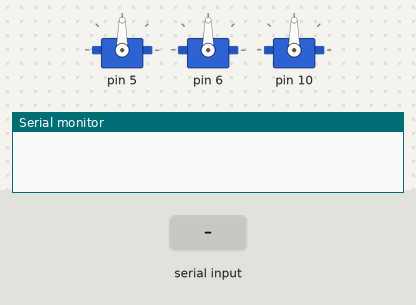
A sketch run on a simulated Arduino Uno, built with avr-gcc and run on an emulated ATmega328P. Shown: 3 × servo, the last lines printed to the serial monitor. The inputs (shaded band) are chosen by the test bench.

Above: at 1.2 s.
1.3 s: "f90\n" received over Serial
At 2.2 s:
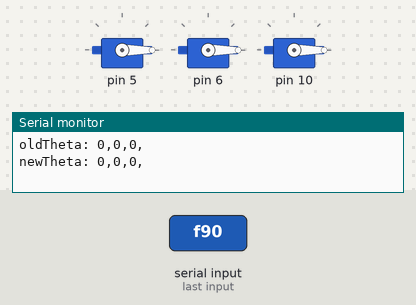
2.8 s: "f" received over Serial
At 4.83 s:
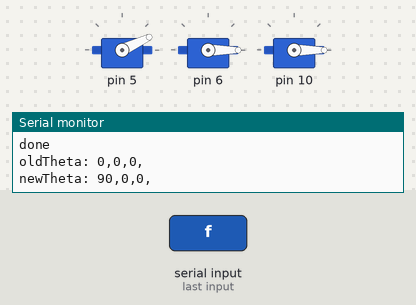
At 8.2 s:
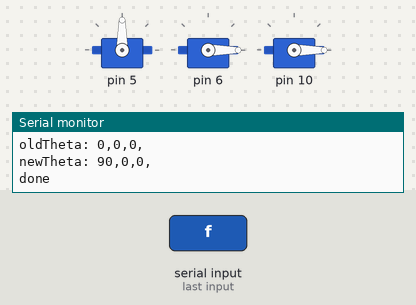
Timing chart, 0 to 9.7 s (numbered marks = the images above; inputs shaded):
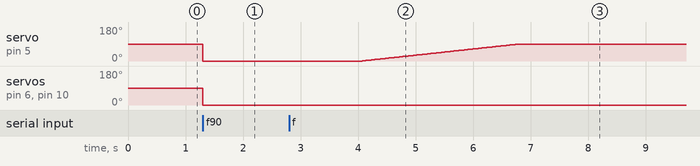

Measured:
- after the input at 1.3 s, servo on pin 5, servo on pin 6, servo on pin 10: 90° → 0° at once
- after the input at 2.8 s, servo on pin 5: moves from 0° to 90° over 2.7 s, starting after 1.3 s

The sketch:

ServoTest2.ino
```cpp
#include <Servo.h>

String inputString = "";         // a string to hold incoming data
boolean stringComplete = false;  // whether the string is complete
Servo R[3];
int newTheta[] = {0,0,0};
int oldTheta[] = {0,0,0};
int thetaCount = 0;
void setup()
{
  R[0].attach(5);
  R[1].attach(6);
  R[2].attach(10);
  Serial.begin(9600);
  inputString.reserve(200);
}

void loop()
{

  if (stringComplete)
  {
    Serial.print("oldTheta: ");
    for(int i = 0; i < 3; i++)
    {
      Serial.print(oldTheta[i]);
      Serial.print(',');
    }
    Serial.println();
    Serial.print("newTheta: ");
    for(int j = 0; j < 3; j++)
    {
      Serial.print(newTheta[j]);
      Serial.print(',');
    }
    Serial.println();

    for(int i = 1; i <= 180; i++)
    {
      for(int j = 0; j < 3; j++)
      {
        R[j].write(oldTheta[j] + (newTheta[j] - oldTheta[j])*i/180);
      }
      delay(15);
    }
    for(int i = 0; i < 3; i++)
    {
      oldTheta[i] = newTheta[i];
    }
    delay(15);
    Serial.println("done");
    stringComplete = false;
  }
}

void serialEvent()
{

  while (Serial.available())
  {
    char inChar = (char)Serial.read();


    if(isDigit(inChar))
      inputString += (char)inChar;

      if(inChar == ',')
      {
        newTheta[thetaCount] = inputString.toInt();
        inputString = "";
        thetaCount += 1;
      }

    if (inChar == 'f')
    {
       newTheta[thetaCount] = inputString.toInt();
       stringComplete = true;
       thetaCount = 0;
       inputString = "";
    }
  }

}
```
